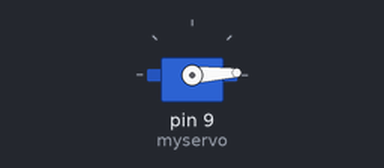
Simulated run of this sketch. Board: Arduino Uno, built with avr-gcc and run on an emulated ATmega328P. Parts: servo.

Above: at 0.05 s.
At 0.35 s:
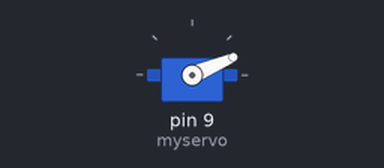
At 0.7 s:
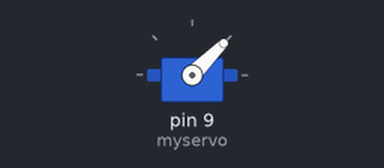
At 1.35 s:
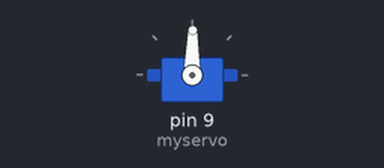
Timing chart, 0 to 3.1 s (numbered marks = the images above):
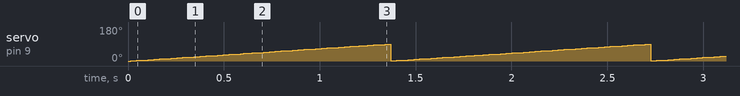

Measured:
- by itself, servo on pin 9 (myservo): ramps from 1° to 89° and jumps back, once every 1.4 s

The sketch:

day3.ino
```cpp
#include <Servo.h>

Servo myservo;
int pos = 0;

void setup() {
  // put your setup code here, to run once:
myservo.attach(9);

}

void loop() {
  // put your main code here, to run repeatedly:
for (pos = 0; pos < 90 ; pos +=1) {
  myservo.write(pos);
  delay(15);
}
}
```
